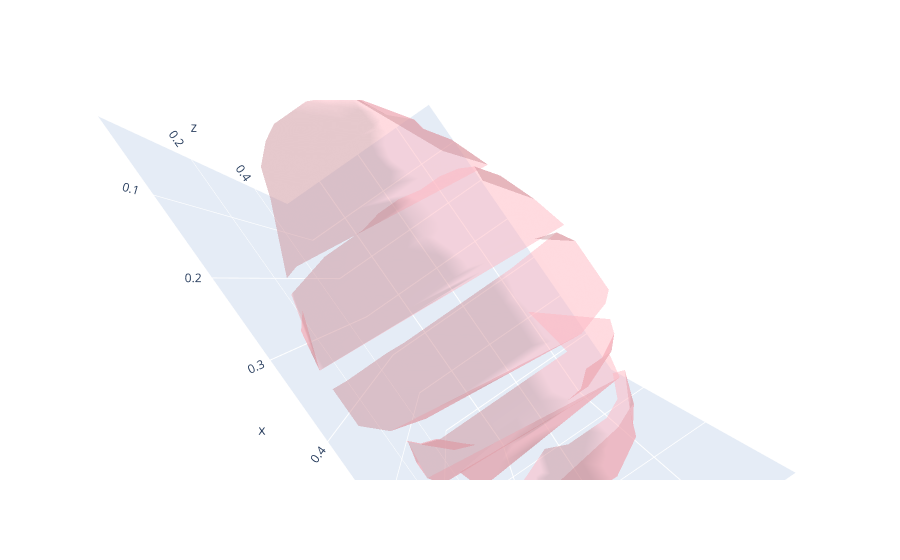

Here is the notebook cell this chart was saved with:
### Code cell
# Get list of coordinates corresponding to a surface
bool_coor = np.logical_or(array_atlas_borders==-0.1, array_atlas_borders==-0.2)
X, Y, Z = np.mgrid[
    0 : array_atlas_borders.shape[0]/1000*25 : array_atlas_borders.shape[0] * 1j,
    0 : array_atlas_borders.shape[1]/1000*25 : array_atlas_borders.shape[1] * 1j,
    0 : array_atlas_borders.shape[2]/1000*25 : array_atlas_borders.shape[2] * 1j,
]
array_atlas_borders = array_atlas_borders[bool_coor]
X = X[bool_coor]
Y = Y[bool_coor]
Z = Z[bool_coor]

size_slice = int(len(X)/5)
print(size_slice)

fig = go.Figure(data=[go.Mesh3d(x=X[size_slice*i:size_slice*(i+1)+1], y=Y[size_slice*i:size_slice*(i+1)+1], z=Z[size_slice*i:size_slice*(i+1)+1], alphahull=-2,color='lightpink', opacity=0.50) for i in range(5)])
fig.show()

# from scipy.spatial import Delaunay
# import plotly.figure_factory as ff

# points2D = np.vstack([X,Y]).T
# tri = Delaunay(points2D)
# simplices = tri.simplices
# fig = ff.create_trisurf(x=X, y=Y, z=Z,
#                          simplices=simplices)
# fig.show()

### Figure 1 — Plotly figure (JSON) as saved in the notebook; plotly's stock layout.template omitted (floating-point values rounded to 4 significant figures; data arrays with more than 128 entries replaced by an {"elided": "..."} marker saying what was removed)
{"data": [{"alphahull": -2, "color": "lightpink", "opacity": 0.5, "type": "mesh3d", "x": {"elided": "402 float values"}, "y": {"elided": "402 float values"}, "z": {"elided": "402 float values"}}, {"alphahull": -2, "color": "lightpink", "opacity": 0.5, "type": "mesh3d", "x": {"elided": "402 float values"}, "y": {"elided": "402 float values"}, "z": {"elided": "402 float values"}}, {"alphahull": -2, "color": "lightpink", "opacity": 0.5, "type": "mesh3d", "x": {"elided": "402 float values"}, "y": {"elided": "402 float values"}, "z": {"elided": "402 float values"}}, {"alphahull": -2, "color": "lightpink", "opacity": 0.5, "type": "mesh3d", "x": {"elided": "402 float values"}, "y": {"elided": "402 float values"}, "z": {"elided": "402 float values"}}, {"alphahull": -2, "color": "lightpink", "opacity": 0.5, "type": "mesh3d", "x": {"elided": "401 float values"}, "y": {"elided": "401 float values"}, "z": {"elided": "401 float values"}}], "layout": {"autosize": true, "scene": {"aspectmode": "auto", "aspectratio": {"x": 1.346, "y": 0.7201, "z": 1.032}, "camera": {"center": {"x": 0, "y": 0, "z": 0}, "eye": {"x": -0.02691, "y": -0.01869, "z": -1.409}, "projection": {"type": "perspective"}, "up": {"x": 0, "y": 0, "z": 1}}}}}
